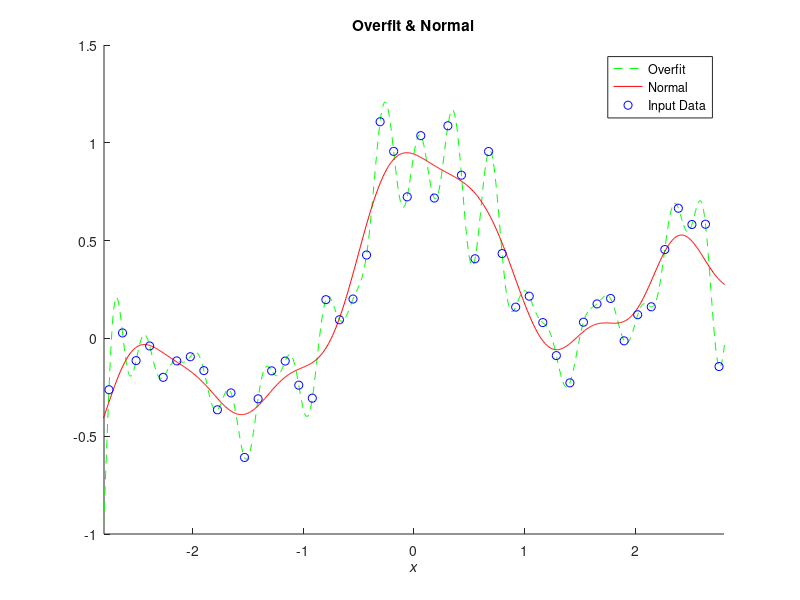

MATLAB code to generate this figure:
function eg04_2(n, N)
    % init
    %L2-Constrained Regression with Least Square Method
    rng(0, 'v5uniform'); rng(0, 'v5normal');
    % recommended, use it in future instead of
    % rand('state', 0); randn('state', 0);
    if nargin < 2
        n = 50; N = 1000;
    end

    % constant
    x = linspace(-3, 3, n)';
    X = linspace(-3, 3, N)';
    pix = pi * x;
    y = sin(pix) ./ (pix) + 0.1 * x + 0.2 * randn(n, 1);

    % kernel function 
    x2 = x .^ 2;
    X2 = X .^ 2;
    hh = 2 * 0.3 ^ 2;
    l = 0.1;
    k = exp(-(repmat(x2, 1, n) + repmat(x2', n, 1) - 2 * x * x') / hh);
    K = exp(-(repmat(X2, 1, n) + repmat(x2', N, 1) - 2 * X * x') / hh);

    % solve
    t1 = k \ y;
    F1 = K * t1;
    t2 = (k ^ 2 + l * eye(n)) \ (k * y);
    F2 = K * t2;

    % plot
    figure('Name', 'example 4-2'); clf; hold on;

    % plot figure 1
    plot(X, F1, 'g--', X, F2, 'r-', x, y, 'bo');
    legend('Overfit', 'Normal', 'Input Data');
    axis([-2.8 2.8 -1 1.5]); xlabel('\itx');
    title('Overfit & Normal');

    % save figure
    saveas(gcf, 'eg04_21', 'png');
end